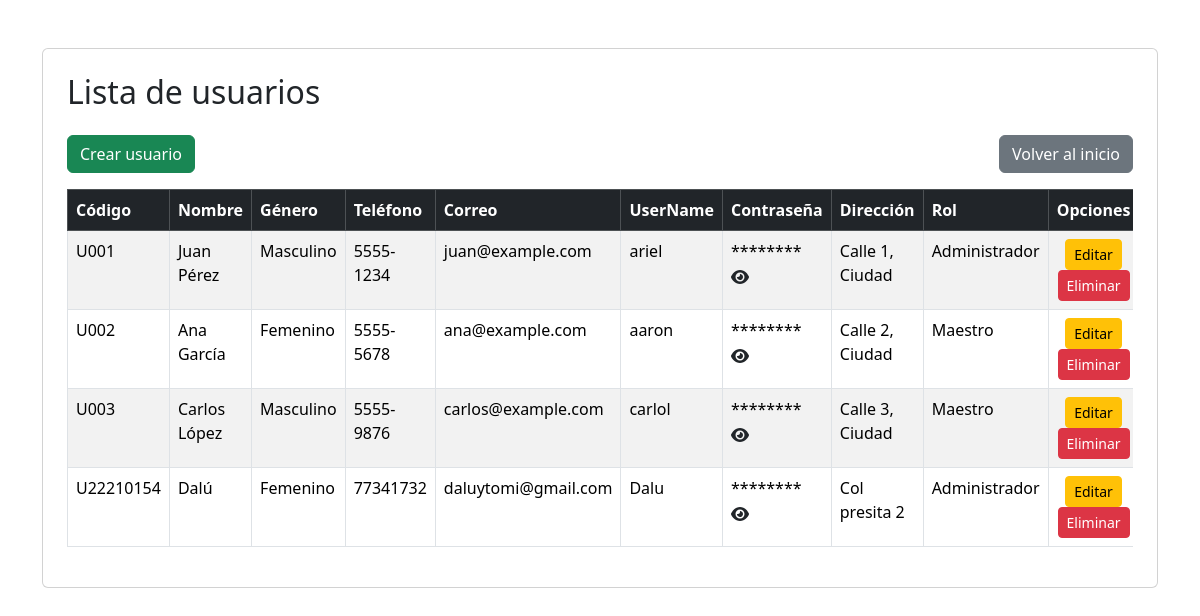
The app's page /PuellaSchool/views/user/userIndex.php (signed in) with its own data.
### tables this page shows
CREATE TABLE `tbl_user` (
  `UserID` int NOT NULL AUTO_INCREMENT,
  `userCode` varchar(10) NOT NULL,
  `userName` varchar(255) NOT NULL,
  `userGender` varchar(50) NOT NULL,
  `userPhone` varchar(50) NOT NULL,
  `userEmail` varchar(100) NOT NULL,
  `userNickname` varchar(25) NOT NULL,
  `userPassword` varchar(500) NOT NULL,
  `userAddress` varchar(255) NOT NULL,
  `RolID` int DEFAULT NULL,
  PRIMARY KEY (`UserID`),
  UNIQUE KEY `userCode` (`userCode`),
  KEY `RolID` (`RolID`),
  CONSTRAINT `tbl_user_ibfk_1` FOREIGN KEY (`RolID`) REFERENCES `tbl_role` (`RolID`) ON DELETE SET NULL
);

CREATE TABLE `tbl_role` (
  `RolID` int NOT NULL AUTO_INCREMENT,
  `rolName` varchar(50) NOT NULL,
  `rolInfo` varchar(255) NOT NULL,
  PRIMARY KEY (`RolID`)
);

### PuellaSchool/controllers/userController.php (called while the page is built, shortened)
<?php
require_once(dirname(__FILE__) . "/../conf/database.php");
require_once(dirname(__FILE__) . "/../models/userModel.php");
class UserController
{
    private $user;
    public function __construct()
    {
        $database = new Database();
        $this->db = $database->getConnection();
        $this->user = new UserModel($this->db);
    }
    public function index()
    {
        $result = $this->user->getUsers();
        $users = $result->fetchAll(PDO::FETCH_ASSOC);
        include(dirname(__FILE__) . '/../views/user/userList.php');
    }
}

### PuellaSchool/conf/database.php (called while the page is built, shortened)
<?php
    class Database{
        private $host = "localhost";
        private $database = "PuellaSchoolDB";
        private $user = "root";
        private $password = "1234";
        public function getConnection(){
            $this->conn = null;
            try{
                $this->conn = new PDO("mysql:host=".$this->host.";dbname=".$this->database, $this->user, $this->password);
                $this->conn->exec("set names utf8");
            }catch(PDOException $ex){
                echo"Connection error: ".$ex->getMessage();
                die();
            }
            return $this->conn;
        }
    }
?>

### PuellaSchool/models/userModel.php (called while the page is built, shortened)
<?php
class UserModel
{
    private $conn;
    public function __construct($db)
    {
        $this->conn = $db;
    }
    public function getUsers()
    {
        $query = "CALL sp_SelectUsers();";
        $result = $this->conn->prepare($query);
        $result->execute();
        return $result;
    }
}
?>

### PuellaSchool/views/user/userList.php (the view, shortened to what this page needs)
<!DOCTYPE html>
<html lang="en">
<head>
    <link href="https://cdn.jsdelivr.net/npm/bootstrap@5.3.3/dist/css/bootstrap.min.css" rel="stylesheet">
    <link href="https://cdnjs.cloudflare.com/ajax/libs/font-awesome/6.4.0/css/all.min.css" rel="stylesheet">
</head>
<body>
    <div class="container">
        <div class="card mt-5 p-4">
            <h2 class="mb-4">Lista de usuarios</h2>
            <div class="d-flex justify-content-between mb-3">
                <a href="./userIndex.php?action=create" class="btn btn-success">Crear usuario</a>
                <a href="../dist/pages/index.php" class="btn btn-secondary">Volver al inicio</a>
            </div>
            <div class="table-responsive">
                <table class="table table-striped table-bordered">
                    <thead class="table-dark">
                        <tr>
                            <th scope="col">Código</th>
                            <th scope="col">Nombre</th>
                            <th scope="col">Género</th>
                            <th scope="col">Teléfono</th>
                            <th scope="col">Correo</th>
                            <th scope="col">UserName</th>
                            <th scope="col">Contraseña</th>
                            <th scope="col">Dirección</th>
                            <th scope="col">Rol</th>
                            <th scope="col" class="text-center">Opciones</th>
                        </tr>
                    </thead>
                    <tbody>
                        <?php foreach ($users as $user) : ?>
                            <tr>
                                <td><?= htmlspecialchars($user['userCode']); ?></td>
                                <td><?= htmlspecialchars($user['userName']); ?></td>
                                <td><?= htmlspecialchars($user['userGender']); ?></td>
                                <td><?= htmlspecialchars($user['userPhone']); ?></td>
                                <td><?= htmlspecialchars($user['userEmail']); ?></td>
                                <td><?= htmlspecialchars($user['userNickname']); ?></td>
                                <td>
                                    <span id="password-<?= $user['UserID'] ?>" class="password-value">********</span>
                                    <button type="button" class="btn password-toggle" onclick="togglePassword(<?= $user['UserID'] ?>)">
                                        <i id="password-icon-<?= $user['UserID'] ?>" class="fas fa-eye"></i>
                                    </button>
                                </td>
                                <td><?= htmlspecialchars($user['userAddress']); ?></td>
                                <td><?= htmlspecialchars($user['rolName']); ?></td>
                                <td class="text-center">
                                    <a href="userIndex.php?action=edit&id=<?= $user['UserID'] ?>" class="btn btn-warning btn-sm">Editar</a>
                                    <a href="userIndex.php?action=delete&id=<?= $user['UserID'] ?>" class="btn btn-danger btn-sm">Eliminar</a>
                                </td>
                            </tr>
                        <?php endforeach; ?>
                    </tbody>
                </table>
            </div>
        </div>
    </div>
</body>
</html>

### PuellaSchool/views/user/userIndex.php (shortened to what this page needs)
<?php
require_once '../../controllers/userController.php';
$action = isset($_GET['action']) ? $_GET['action'] : '';
$controller = new userController();
switch ($action) {
    default:
        $controller->index();
        break;
}
?>

### PuellaSchool/views/user/userList.php (style rules this page uses)
.password-toggle { cursor: pointer; background: none; border: none; padding: 0; }

### records on screen
tbl_user: userCode "U001", userName "Juan Pérez", userGender "Masculino", userPhone "5555-1234", userEmail "juan@example.com", userNickname "ariel", userAddress "Calle 1, Ciudad", RolID.rolName "Administrador"
tbl_user: userCode "U002", userName "Ana García", userGender "Femenino", userPhone "5555-5678", userEmail "ana@example.com", userNickname "aaron", userAddress "Calle 2, Ciudad", RolID.rolName "Maestro"
tbl_user: userCode "U003", userName "Carlos López", userGender "Masculino", userPhone "5555-9876", userEmail "carlos@example.com", userNickname "carlol", userAddress "Calle 3, Ciudad", RolID.rolName "Maestro"
tbl_user: userCode "U22210154", userName "Dalú", userGender "Femenino", userPhone "77341732", userEmail "daluytomi@gmail.com", userNickname "Dalu", userAddress "Col presita 2", RolID.rolName "Administrador"
